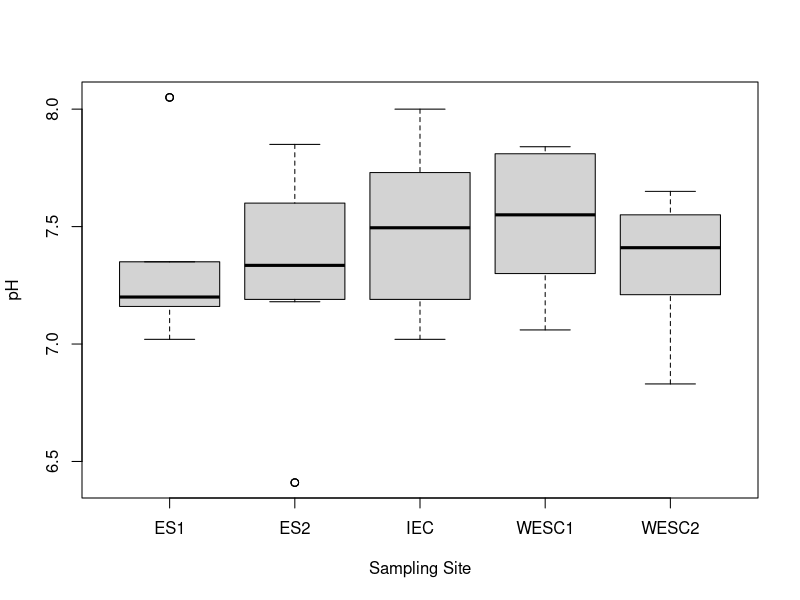
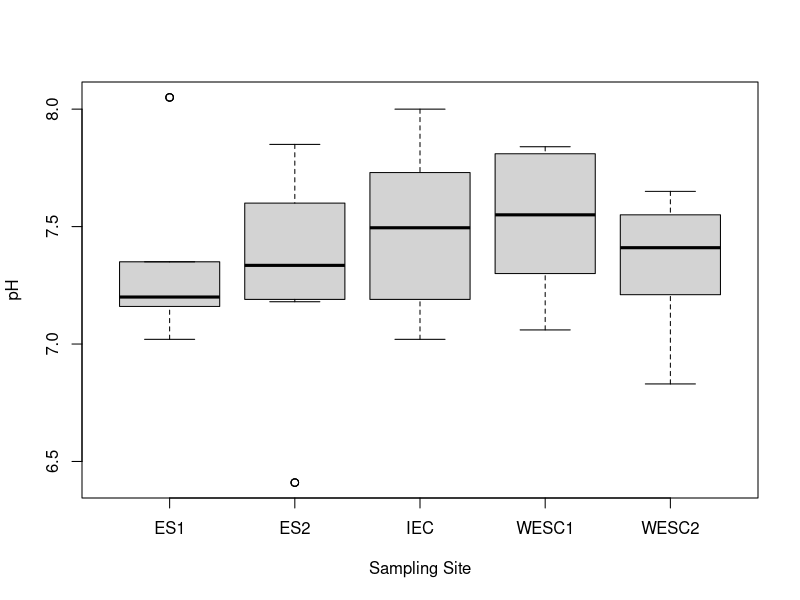
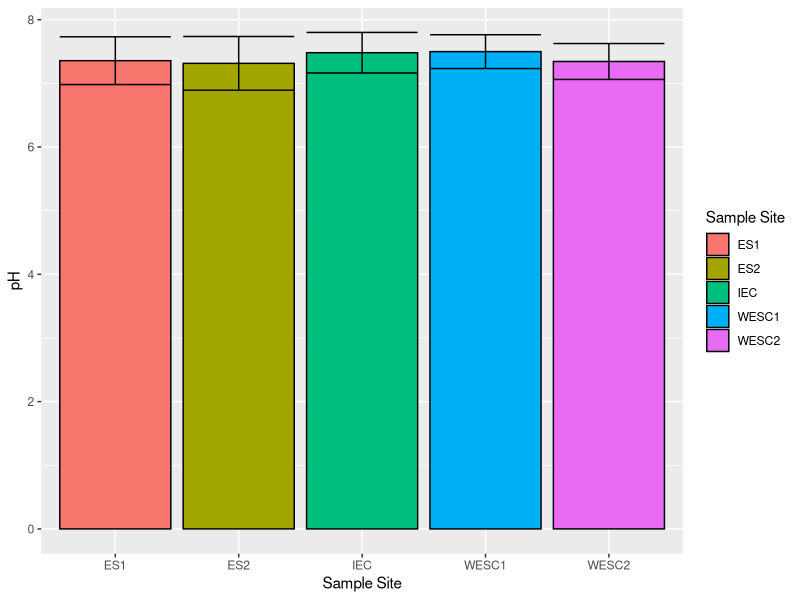
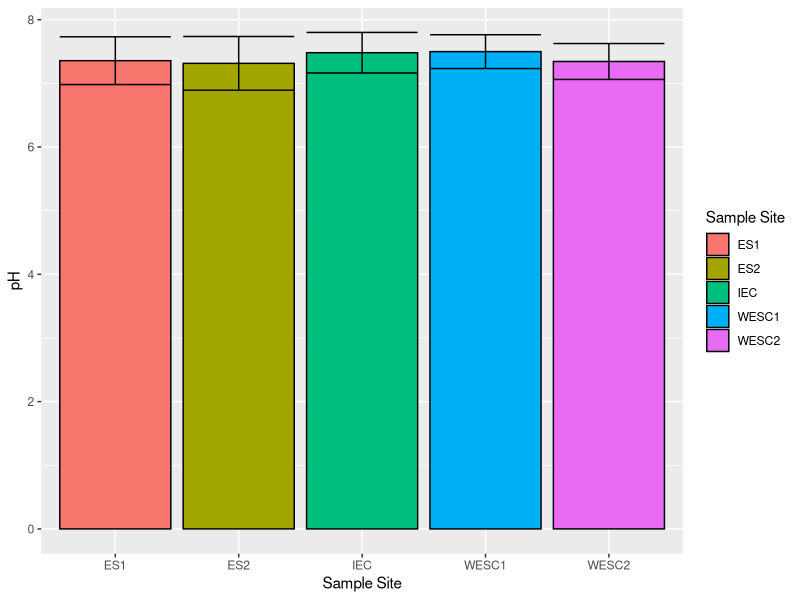
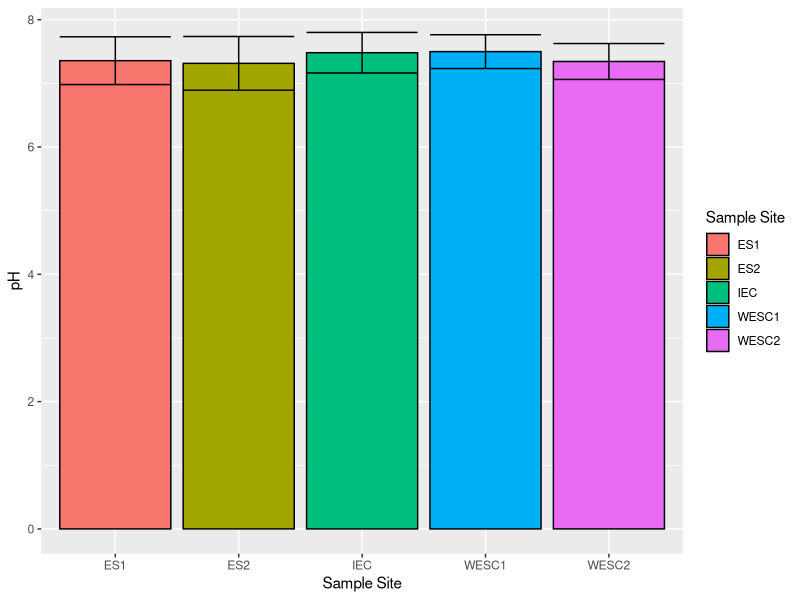
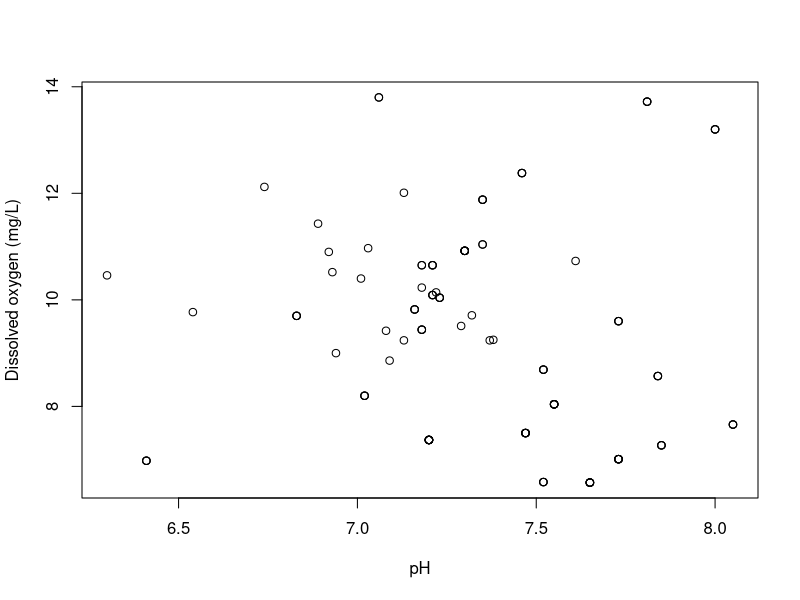
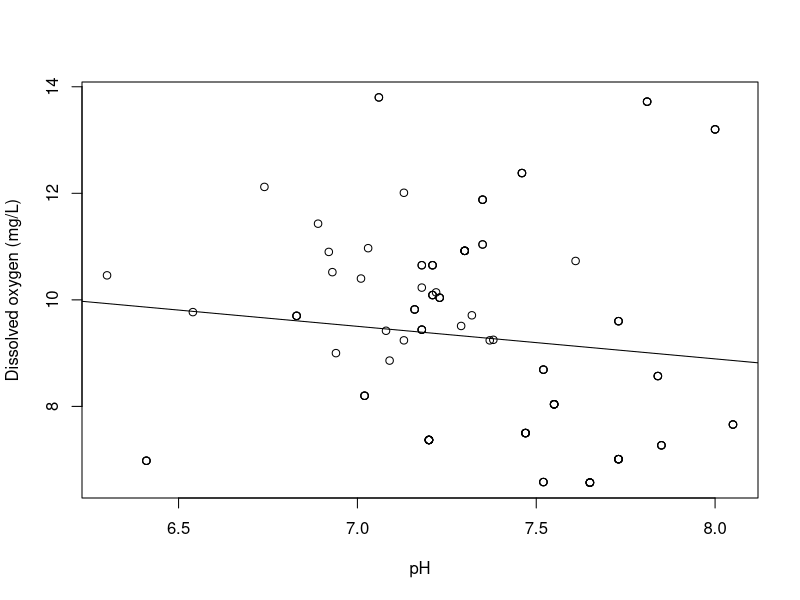
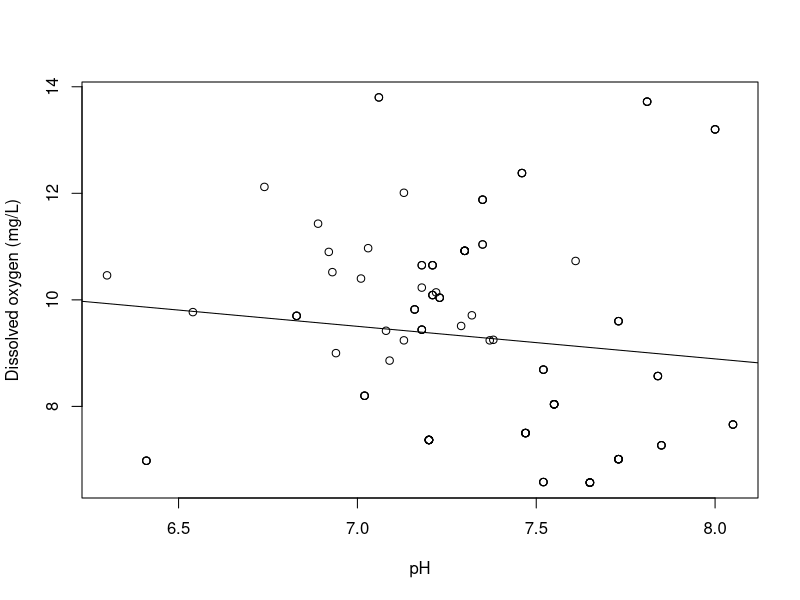

R code for these plots, in order:
## ---- chunk 1
#find your current working directory information by running this chunk
getwd()

## ---- chunk 2

Elwha_data <- read.csv("cleaned_data.csv",check.names = T)

## ---- chunk 3

str(Elwha_data)

## ---- chunk 4

Elwha_data$Dam_Condition <- as.factor(Elwha_data$Dam_Condition) 

#the dollar sign helps us give R an absolute reference, similar to Excel syntax 

## ---- chunk 5

Elwha_data$Site_Name <- as.factor(Elwha_data$Site_Name) 

## ---- chunk 6
#your turn! change Site_Name to factor by replacing all instances of Dam_Condition with Site_Name, and then running the current chunk

Elwha_data$Dam_Condition <- as.factor(Elwha_data$Dam_Condition)

## ---- chunk 7

str(Elwha_data)

## ---- chunk 8

Elwha_data[1:10,1:10] 

#lets us preview the first 10 rows and columns, respectively - [r,c], and the : between numbers means that you are looking at the continuous range between them, like what appears in Excel when you select consecutive cells. You could read it as “through,” so that 1:10 would read 1 through 10.

## ---- chunk 9
#your turn! change the parameters to preview the first 5 rows and the first 5 columns instead of the first 10 rows and columns, and then running the current chunk

Elwha_data[1:10,1:10] 

## ---- chunk 10

mean_pH <- mean(Elwha_data$pH); mean_pH

## ---- chunk 11

Elwha_data$pH

## ---- chunk 12

mean_pH <- mean(Elwha_data$pH, na.rm = T); mean_pH

## ---- chunk 13
mean_pH <- mean(Elwha_data$pH, na.rm = T); mean_pH
median_pH <- median(Elwha_data$pH, na.rm = T); median_pH
min(Elwha_data$pH, na.rm = T)
max(Elwha_data$pH, na.rm = T)
sd_pH <- sd(Elwha_data$pH, na.rm = T); sd_pH

#note the use of a semi-colon to combine multiple commands to be more efficient

## ---- chunk 14
#your turn! calculate summary statistics for Temperature by replacing all instances of pH with Temperature, and then running the current chunk

mean_pH <- mean(Elwha_data$pH, na.rm = T); mean_pH
median_pH <- median(Elwha_data$pH, na.rm = T); median_pH
min(Elwha_data$pH, na.rm = T)
max(Elwha_data$pH, na.rm = T)
sd_pH <- sd(Elwha_data$pH, na.rm = T); sd_pH

## ---- chunk 15
#your turn! calculate summary statistics for Dissolved_oxygen by replacing all instances of pH with Dissolved_oxygen, and then running the current chunk

mean_pH <- mean(Elwha_data$pH, na.rm = T); mean_pH
median_pH <- median(Elwha_data$pH, na.rm = T); median_pH
min(Elwha_data$pH, na.rm = T)
max(Elwha_data$pH, na.rm = T)
sd_pH <- sd(Elwha_data$pH, na.rm = T); sd_pH

## ---- chunk 16

pH.ttest <- t.test(pH~Dam_Condition, data=Elwha_data); pH.ttest

## ---- chunk 17
#your turn! run a t-test for temp by replacing all instances of pH with Temperature, and then running the current chunk

pH.ttest <- t.test(pH~Dam_Condition, data=Elwha_data); pH.ttest

## ---- chunk 18
#your turn! run a t-test for Dissolved_oxygen by replacing all instances of pH with Dissolved_oxygen, and then running the current chunk

pH.ttest <- t.test(pH~Dam_Condition, data=Elwha_data); pH.ttest

## ---- chunk 19

during_dam <- subset(Elwha_data,Elwha_data$Dam_Condition=="During removal")
during_dam[1:5,1:5]

## ---- chunk 20

pH_ANOVA <- aov(pH~Site_Name, data=during_dam)
summarypH <- summary(pH_ANOVA); summarypH

## ---- chunk 21
#your turn! run an ANOVA comparing Dissolved_oxygen by replacing all instances of pH with Dissolved_oxygen, and then running the current chunk

pH_ANOVA <- aov(pH~Site_Name, data=during_dam)
summarypH <- summary(pH_ANOVA); summarypH

## ---- chunk 22

plot(pH~Site_Name, data=during_dam, xlab="Sampling Site", ylab="pH")

## ---- chunk 23
#your turn! make a boxplot of dissolved oxygen by site after dam removal by replacing all instances of pH with Dissolved_oxygen, and then running the current chunk. For the ylab argument, you should name it "Dissolved oxygen (mg/L)" since we know the units.

plot(pH~Site_Name, data=during_dam, xlab="Sampling Site", ylab="pH")

## ---- chunk 24
#run this chunk exactly as-is to install the packages and load the libraries contained in tidyverse

install.packages("tidyverse")
library(tidyverse)

## ---- chunk 25

pH_aov_plot <- during_dam %>% group_by(Site_Name) %>% summarize(mean=mean(pH,na.rm=T),sd=sd(pH,na.rm=T))

pH_aov_plot
  
## ---- chunk 26

pH_plot <- ggplot(pH_aov_plot, aes(x=Site_Name, y=mean)) + geom_bar(aes(fill=Site_Name),stat="identity", color="black", position=position_dodge()) + geom_errorbar(aes(ymin=mean-sd, ymax=mean+sd)) + labs(x="Sample Site",y="pH",fill="Sample Site")

pH_plot #displays the plot

## ---- chunk 27
#your turn! make a barplot of dissolved oxygen by site after dam removal by replacing all instances of pH with Dissolved_oxygen, and then running the current chunk

pH_aov_plot <- during_dam %>% group_by(Site_Name) %>% summarize(mean=mean(pH,na.rm=T),sd=sd(pH,na.rm=T))

pH_aov_plot #object that contains all of the data we need to plot

pH_plot <- ggplot(pH_aov_plot, aes(x=Site_Name, y=mean)) + geom_bar(aes(fill=Site_Name),stat="identity", color="black", position=position_dodge()) + geom_errorbar(aes(ymin=mean-sd, ymax=mean+sd)) + labs(x="Sample Site",y="pH",fill="Sample Site")

pH_plot #displays the plot

## ---- chunk 28
#your turn! make a barplot of temperature by site after dam removal by replacing all instances of pH with Temperature, and then running the current chunk

pH_aov_plot <- during_dam %>% group_by(Site_Name) %>% summarize(mean=mean(pH,na.rm=T),sd=sd(pH,na.rm=T))

pH_aov_plot #object that contains all of the data we need to plot

pH_plot <- ggplot(pH_aov_plot, aes(x=Site_Name, y=mean)) + geom_bar(aes(fill=Site_Name),stat="identity", color="black", position=position_dodge()) + geom_errorbar(aes(ymin=mean-sd, ymax=mean+sd)) + labs(x="Sample Site",y="pH",fill="Sample Site")

pH_plot #displays the plot

## ---- chunk 29

plot(Dissolved_oxygen~pH, data=Elwha_data,xlab="pH", ylab="Dissolved oxygen (mg/L)") #for units on Dissolved oxygen, we should check the metadata

## ---- chunk 30
DO_pH_reg <- lm(Dissolved_oxygen~pH, data=Elwha_data)
summary(DO_pH_reg) #our results

plot(Dissolved_oxygen~pH, data=Elwha_data,xlab="pH", ylab="Dissolved oxygen (mg/L)") #for units on Dissolved oxygen, we should check the metadata
abline(DO_pH_reg) #plots our regression line

## ---- chunk 31

summaryDO<- summary(DO_pH_reg)

## ---- chunk 32
#your turn! make a scatterplot of dissolved oxygen by temperature by replacing all instances of pH with Temperature, and then running the current chunk

DO_pH_reg <- lm(Dissolved_oxygen~pH, data=Elwha_data)
summary(DO_pH_reg) #our results

plot(Dissolved_oxygen~pH, data=Elwha_data,xlab="pH", ylab="Dissolved oxygen (mg/L)") #for units on Dissolved oxygen, we should check the metadata
abline(DO_pH_reg) #plots our regression line
## ---- chunk 33
version
